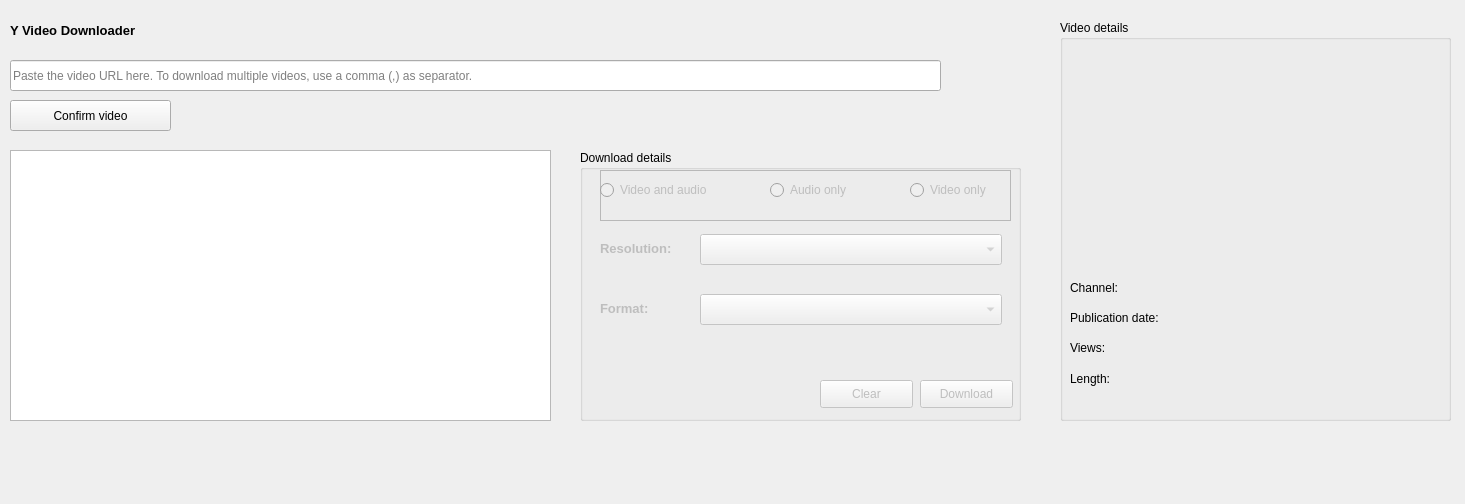
<?xml version="1.0" encoding="UTF-8"?>
<ui version="4.0">
 <class>MainWindow</class>
 <widget class="QMainWindow" name="MainWindow">
  <property name="geometry">
   <rect>
    <x>0</x>
    <y>0</y>
    <width>1465</width>
    <height>504</height>
   </rect>
  </property>
  <property name="minimumSize">
   <size>
    <width>1465</width>
    <height>504</height>
   </size>
  </property>
  <property name="maximumSize">
   <size>
    <width>1465</width>
    <height>504</height>
   </size>
  </property>
  <property name="windowTitle">
   <string>Y Video Downloader</string>
  </property>
  <property name="tabShape">
   <enum>QTabWidget::Rounded</enum>
  </property>
  <widget class="QWidget" name="centralwidget">
   <widget class="QGroupBox" name="groupBox">
    <property name="enabled">
     <bool>true</bool>
    </property>
    <property name="geometry">
     <rect>
      <x>1060</x>
      <y>20</y>
      <width>391</width>
      <height>401</height>
     </rect>
    </property>
    <property name="title">
     <string>Video details</string>
    </property>
    <widget class="QLabel" name="labelThumb">
     <property name="geometry">
      <rect>
       <x>10</x>
       <y>20</y>
       <width>371</width>
       <height>181</height>
      </rect>
     </property>
     <property name="text">
      <string/>
     </property>
     <property name="pixmap">
      <pixmap>../Botao_download_canal.png</pixmap>
     </property>
     <property name="scaledContents">
      <bool>true</bool>
     </property>
    </widget>
    <widget class="QLabel" name="labelName">
     <property name="geometry">
      <rect>
       <x>14</x>
       <y>210</y>
       <width>361</width>
       <height>41</height>
      </rect>
     </property>
     <property name="font">
      <font>
       <family>Arial</family>
       <pointsize>8</pointsize>
       <weight>75</weight>
       <bold>true</bold>
      </font>
     </property>
     <property name="text">
      <string/>
     </property>
     <property name="alignment">
      <set>Qt::AlignCenter</set>
     </property>
     <property name="wordWrap">
      <bool>true</bool>
     </property>
    </widget>
    <widget class="QLabel" name="labelChannel">
     <property name="geometry">
      <rect>
       <x>10</x>
       <y>260</y>
       <width>291</width>
       <height>16</height>
      </rect>
     </property>
     <property name="font">
      <font>
       <family>Arial</family>
       <pointsize>9</pointsize>
      </font>
     </property>
     <property name="text">
      <string>Channel: </string>
     </property>
    </widget>
    <widget class="QLabel" name="labelDate">
     <property name="geometry">
      <rect>
       <x>10</x>
       <y>290</y>
       <width>291</width>
       <height>16</height>
      </rect>
     </property>
     <property name="font">
      <font>
       <family>Arial</family>
       <pointsize>9</pointsize>
      </font>
     </property>
     <property name="text">
      <string>Publication date:</string>
     </property>
    </widget>
    <widget class="QLabel" name="labelViews">
     <property name="geometry">
      <rect>
       <x>10</x>
       <y>320</y>
       <width>291</width>
       <height>16</height>
      </rect>
     </property>
     <property name="font">
      <font>
       <family>Arial</family>
       <pointsize>9</pointsize>
      </font>
     </property>
     <property name="text">
      <string>Views: </string>
     </property>
    </widget>
    <widget class="QLabel" name="labelLength">
     <property name="geometry">
      <rect>
       <x>10</x>
       <y>350</y>
       <width>291</width>
       <height>17</height>
      </rect>
     </property>
     <property name="font">
      <font>
       <family>Arial</family>
       <pointsize>9</pointsize>
      </font>
     </property>
     <property name="text">
      <string>Length:</string>
     </property>
    </widget>
   </widget>
   <widget class="QGroupBox" name="groupBox_2">
    <property name="geometry">
     <rect>
      <x>580</x>
      <y>150</y>
      <width>441</width>
      <height>271</height>
     </rect>
    </property>
    <property name="title">
     <string>Download details</string>
    </property>
    <widget class="QFrame" name="frameRadioButtons">
     <property name="enabled">
      <bool>false</bool>
     </property>
     <property name="geometry">
      <rect>
       <x>20</x>
       <y>20</y>
       <width>411</width>
       <height>51</height>
      </rect>
     </property>
     <property name="frameShape">
      <enum>QFrame::StyledPanel</enum>
     </property>
     <property name="frameShadow">
      <enum>QFrame::Raised</enum>
     </property>
     <widget class="QRadioButton" name="radioButton">
      <property name="geometry">
       <rect>
        <x>0</x>
        <y>10</y>
        <width>141</width>
        <height>20</height>
       </rect>
      </property>
      <property name="font">
       <font>
        <family>Arial</family>
        <pointsize>9</pointsize>
       </font>
      </property>
      <property name="text">
       <string>Video and audio</string>
      </property>
     </widget>
     <widget class="QRadioButton" name="radioButton_2">
      <property name="geometry">
       <rect>
        <x>170</x>
        <y>10</y>
        <width>95</width>
        <height>20</height>
       </rect>
      </property>
      <property name="font">
       <font>
        <family>Arial</family>
        <pointsize>9</pointsize>
       </font>
      </property>
      <property name="text">
       <string>Audio only</string>
      </property>
     </widget>
     <widget class="QRadioButton" name="radioButton_3">
      <property name="geometry">
       <rect>
        <x>310</x>
        <y>10</y>
        <width>95</width>
        <height>20</height>
       </rect>
      </property>
      <property name="font">
       <font>
        <family>Arial</family>
        <pointsize>9</pointsize>
       </font>
      </property>
      <property name="text">
       <string>Video only</string>
      </property>
     </widget>
    </widget>
    <widget class="QComboBox" name="comboBoxResolution">
     <property name="enabled">
      <bool>false</bool>
     </property>
     <property name="geometry">
      <rect>
       <x>120</x>
       <y>84</y>
       <width>302</width>
       <height>31</height>
      </rect>
     </property>
     <property name="currentIndex">
      <number>0</number>
     </property>
     <item>
      <property name="text">
       <string/>
      </property>
     </item>
     <item>
      <property name="text">
       <string/>
      </property>
     </item>
    </widget>
    <widget class="QLabel" name="labelResolution">
     <property name="enabled">
      <bool>false</bool>
     </property>
     <property name="geometry">
      <rect>
       <x>20</x>
       <y>90</y>
       <width>101</width>
       <height>16</height>
      </rect>
     </property>
     <property name="font">
      <font>
       <family>Arial</family>
       <pointsize>10</pointsize>
       <weight>75</weight>
       <bold>true</bold>
      </font>
     </property>
     <property name="text">
      <string>Resolution:</string>
     </property>
    </widget>
    <widget class="QPushButton" name="downloadButton">
     <property name="enabled">
      <bool>false</bool>
     </property>
     <property name="geometry">
      <rect>
       <x>340</x>
       <y>230</y>
       <width>93</width>
       <height>28</height>
      </rect>
     </property>
     <property name="text">
      <string>Download</string>
     </property>
    </widget>
    <widget class="QPushButton" name="clearButton">
     <property name="enabled">
      <bool>false</bool>
     </property>
     <property name="geometry">
      <rect>
       <x>240</x>
       <y>230</y>
       <width>93</width>
       <height>28</height>
      </rect>
     </property>
     <property name="text">
      <string>Clear</string>
     </property>
    </widget>
    <widget class="QComboBox" name="comboBoxFormat">
     <property name="enabled">
      <bool>false</bool>
     </property>
     <property name="geometry">
      <rect>
       <x>120</x>
       <y>144</y>
       <width>302</width>
       <height>31</height>
      </rect>
     </property>
    </widget>
    <widget class="QLabel" name="labelFormat">
     <property name="enabled">
      <bool>false</bool>
     </property>
     <property name="geometry">
      <rect>
       <x>20</x>
       <y>150</y>
       <width>101</width>
       <height>16</height>
      </rect>
     </property>
     <property name="font">
      <font>
       <family>Arial</family>
       <pointsize>10</pointsize>
       <weight>75</weight>
       <bold>true</bold>
      </font>
     </property>
     <property name="text">
      <string>Format:</string>
     </property>
    </widget>
   </widget>
   <widget class="QPushButton" name="confirmVideoButton">
    <property name="geometry">
     <rect>
      <x>10</x>
      <y>100</y>
      <width>161</width>
      <height>31</height>
     </rect>
    </property>
    <property name="text">
     <string>Confirm video</string>
    </property>
   </widget>
   <widget class="QLineEdit" name="urlLineEdit">
    <property name="geometry">
     <rect>
      <x>10</x>
      <y>60</y>
      <width>931</width>
      <height>31</height>
     </rect>
    </property>
    <property name="placeholderText">
     <string>Paste the video URL here. To download multiple videos, use a comma (,) as separator.</string>
    </property>
   </widget>
   <widget class="QListWidget" name="videosList">
    <property name="geometry">
     <rect>
      <x>10</x>
      <y>150</y>
      <width>541</width>
      <height>271</height>
     </rect>
    </property>
   </widget>
   <widget class="QLabel" name="label_2">
    <property name="geometry">
     <rect>
      <x>10</x>
      <y>20</y>
      <width>631</width>
      <height>21</height>
     </rect>
    </property>
    <property name="font">
     <font>
      <family>Arial</family>
      <pointsize>10</pointsize>
      <weight>75</weight>
      <bold>true</bold>
     </font>
    </property>
    <property name="text">
     <string>Y Video Downloader</string>
    </property>
   </widget>
   <widget class="QLabel" name="labelDownloadstatus">
    <property name="geometry">
     <rect>
      <x>10</x>
      <y>462</y>
      <width>1441</width>
      <height>31</height>
     </rect>
    </property>
    <property name="font">
     <font>
      <family>Arial</family>
      <pointsize>10</pointsize>
     </font>
    </property>
    <property name="text">
     <string/>
    </property>
   </widget>
   <widget class="QLabel" name="labelTimer">
    <property name="geometry">
     <rect>
      <x>10</x>
      <y>480</y>
      <width>1441</width>
      <height>31</height>
     </rect>
    </property>
    <property name="font">
     <font>
      <family>Arial</family>
      <pointsize>10</pointsize>
     </font>
    </property>
    <property name="text">
     <string/>
    </property>
   </widget>
  </widget>
  <widget class="QMenuBar" name="menubar">
   <property name="geometry">
    <rect>
     <x>0</x>
     <y>0</y>
     <width>1465</width>
     <height>26</height>
    </rect>
   </property>
  </widget>
 </widget>
 <resources/>
 <connections/>
</ui>
